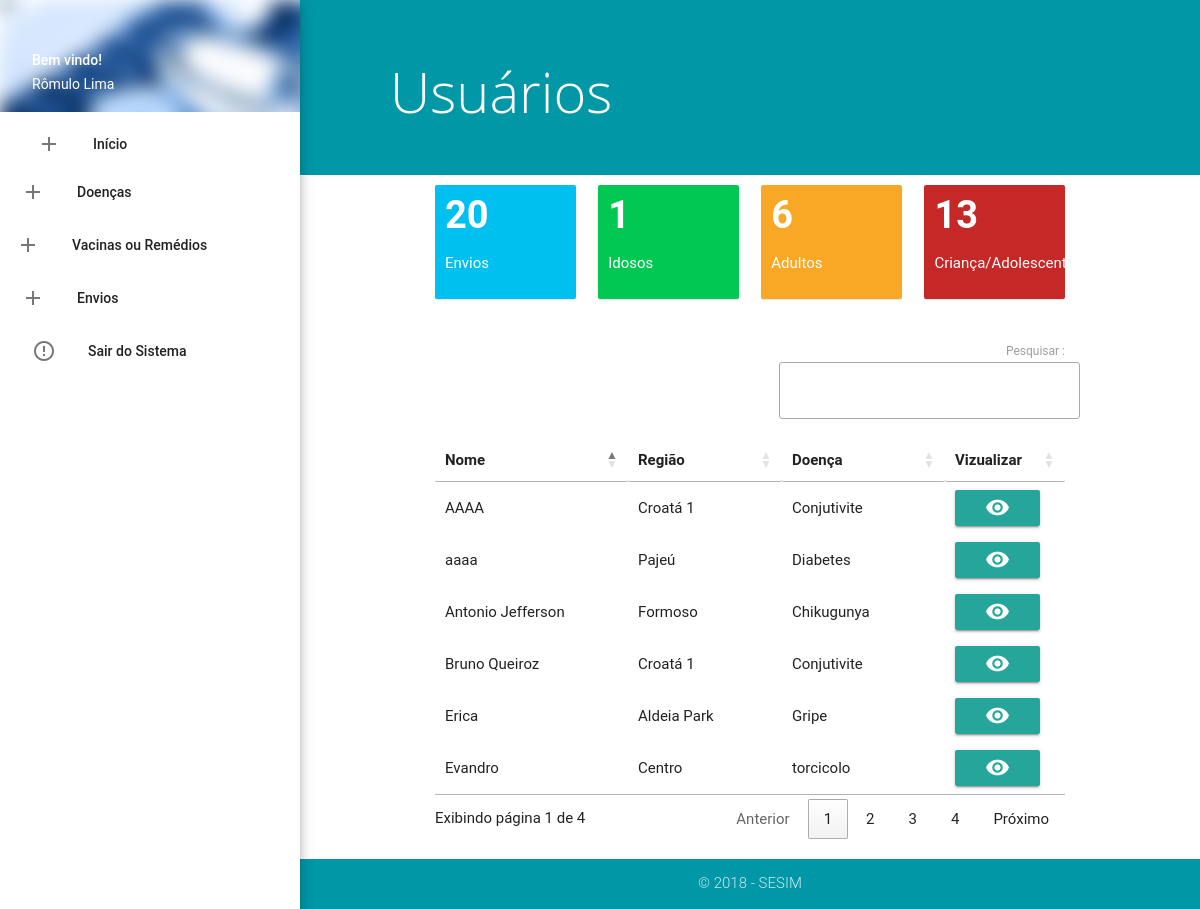
/tcc/admin/duser.php (signed in), run on the app's committed database.
### tables this page shows
CREATE TABLE `tb_grafico` (
  `id_grafico` int(11) NOT NULL,
  `nome` varchar(250) NOT NULL,
  `genero` varchar(45) NOT NULL,
  `localidade` varchar(250) NOT NULL,
  `tipo_doenca` varchar(250) NOT NULL,
  `idade` varchar(45) NOT NULL
);

### tcc/admin/duser.php (the view, shortened to what this page needs)
<!DOCTYPE html>
<html>
  <head>
    <?php include('include/header.php'); ?>
  </head>
  <body>
    <?php include('include/menu.php'); ?>
    <main>
      <?php
      include('../config/conect.php');
$envios = 'SELECT * FROM tb_grafico';
        try{
          $result=$con->prepare($envios);
          $result->execute();
          $qenvios = $result->rowCount();
        }catch(PDOException $e){
          echo "ERRO DE PDO :".$e->getMessage();
        }
 $idade='SELECT idade, count(idade) AS qt FROM tb_grafico GROUP BY idade ORDER BY count(idade) ASC LIMIT 3';
      try{
        $result = $con->prepare($idade);
        $result->execute();
            for($i = 0; $i < 3; $i++){
$show = $result->FETCH(PDO::FETCH_OBJ);
 $tipo = $show->idade;
 $quantidade = $show->qt;
 $vetor[$i] = $tipo;
 $qnt[$i] = $quantidade;
         }
      }catch(PDOException $e){
        echo "<b>Erro de select no PDO</b> ".$e->getMessage();
      }
       ?>
    <section class="content">
        <div class="page-announce valign-wrapper cyan darken-2"><h1 class="page-announce-text valign">Usuários</h1></div>
  <div class="container">
    <div class="row">
              <div class="col l3 s6">
          <div class="small-box bg-aqua">
            <div class="inner">
              <h3><?php echo $qenvios ?></h3>
              <p>Envios</p>
            </div>
            <div class="icon">
              <i class="ion ion-person-add"></i>
            </div>
          </div>
          </div>
                        <div class="col l3 s6">
          <div class="small-box green accent-4">
            <div class="inner">
              <h3><?php echo $qnt[0];?></h3>
              <p><?php echo $vetor[0];?>s</p>
            </div>
            <div class="icon">
              <i class="ion ion-person-add"></i>
            </div>
          </div>
          </div>
                        <div class="col l3 s6">
          <div class="small-box yellow darken-3">
            <div class="inner">
              <h3><?php echo $qnt[1];?></h3>
              <p><?php echo $vetor[1];?>s</p>
            </div>
            <div class="icon">
              <i class="ion ion-person-add"></i>
            </div>
          </div>
          </div>
                        <div class="col l3 s6">
          <div class="small-box red darken-3">
            <div class="inner">
              <h3><?php echo $qnt[2];?></h3>
              <p><?php echo $vetor[2];?></p>
            </div>
            <div class="icon">
              <i class="ion ion-person-add"></i>
            </div>
          </div>
          </div>
    </div>
    <table id="example" class="mdl-data-table" style="height:100px;">
      <thead>
        <tr>
          <th>Nome</th>
          <th>Região</th>
          <th>Doença</th>
          <th>Vizualizar</th>
        </tr>
      </thead>
      <tbody>
        <?php
                      $select = "SELECT * FROM tb_grafico ORDER BY id_grafico DESC";
                       try {
                          $result = $con->prepare($select);
                          $result->execute();
                          $contar = $result->rowCount();
                              if ($contar>0) {
                                              while ($exibir = $result->FETCH(PDO::FETCH_OBJ)) { ?>
          <tr>
            <td><?php echo $exibir->nome; ?></td>
            <td><?php echo $exibir->localidade; ?></td>
            <td><?php echo $exibir->tipo_doenca; ?></td>
            <td><a href="ver-user.php?id=<?php echo $exibir->id_grafico; ?>" class="waves-effect waves-light btn"><i class="material-icons" style="font-size:25px;">visibility
            </i></a></td>
          </tr>
                    <?php
                                            }
                                          }else{
                                            echo '<div class="alert alert-danger"> <strong>Aviso ! </strong> Não há há dados cadastrados :(</div>';
                                          }
                      }catch (PDOException $e) {
                        echo '<div class ="alert alert-danger">Algo deu errado, por favor tente novamente :( </div>';
                      }
                ?>
      </tbody>
    </table>
  </div>
    </section>
    </main>
    <?php include('include/rodape.php'); ?>
  </body>
</html>

### tcc/admin/include/header.php (shortened to what this page needs)
    <link rel="stylesheet" type="text/css" href="https://cdn.datatables.net/1.10.16/css/jquery.dataTables.css">
<link rel="stylesheet" type="text/css" href="https://cdnjs.cloudflare.com/ajax/libs/material-design-lite/1.1.0/material.min.css">
<link rel="stylesheet" type="text/css" href="https://cdn.datatables.net/1.10.16/css/dataTables.material.min.css">
<link href="assets/css/font-awesome.min.css" rel="stylesheet" type="text/css" />
<link href="../assets/css/ionicons.min.css" rel="stylesheet" type="text/css" />
<link rel="stylesheet" href="assets/css/materialize.min.css">
<link href="assets/css/custom.css" rel="stylesheet" type="text/css" />

### tcc/admin/include/menu.php (shortened to what this page needs)
 <?php
    include ('../config/conect.php');
  $select="SELECT * FROM tb_admin WHERE email_admin='".$_SESSION['loginAdmin']."'";
  try{
    $result = $con->prepare($select);
    $result->bindParam(':id',$id,PDO::PARAM_INT);
    $result->execute();
    $contar = $result-> rowCount();
    if ($contar > 0) {
      while ($show = $result->FETCH(PDO::FETCH_OBJ)) {
         $nome = $show->nome_admin;
       }
     }else{
      echo '<div class="alert alert-danger"><strong>Aviso!</strong> Não há dados com o id (parametro) informado :(</div>';
     }
  }catch(PDOException $e){
    echo "<b>Erro de select no PDO</b> ".$e->getMessage();
  }
  ?>
<ul id="slide-out" class="side-nav fixed z-depth-4">
  <li>
    <div class="userView">
      <div class="background">
        <img src="assets/img/admin.jpg" style="filter: blur(10px);">
      </div>
      <a href="home.php"><span class="white-text name">Bem vindo!</span></a>
      <a href="home.php"><span class="white-text email"><?php echo utf8_encode($nome); ?></span></a>
    </div>
  </li>
  <li>
    <form class="sidebar-form">
      <li><a href="home.php"><i class="material-icons left">add</i>Início</a></li>
          <li class="no-padding">
    <ul class="collapsible collapsible-accordion">
      <li>
        <a class="collapsible-header"><i class="material-icons left">add</i>Doenças</a>
      </li>
    </ul>
  </form>
  </li>
  <li class="no-padding">
    <ul class="collapsible collapsible-accordion">
      <li>
        <a class="collapsible-header"><i class="material-icons left">add</i>Vacinas ou Remédios</a>
      </li>
    </ul>
  </li>
        <li>
    <form class="sidebar-form">
          <li class="no-padding">
    <ul class="collapsible collapsible-accordion">
      <li>
        <a class="collapsible-header"><i class="material-icons left">add</i>Envios</a>
      </li>
    </ul>
  </form>
  </li>
   <li><a href="?sair" onclick="return confirm('Deseja realmente sair do sistema?')"><i class="material-icons">error_outline</i>Sair do Sistema</a></li>
</ul>

### tcc/admin/include/rodape.php (shortened to what this page needs)
<footer class="page-footer cyan darken-2">
      <div class="footer-copyright">
        <div class="container">
          <center>© 2018 - SESIM</center>
        </div>
      </div>
    </footer>

### tcc/admin/assets/css/custom.css (style rules this page uses)
@media (min-width:993px) { main, footer { padding-left: 300px; } }
form.sidebar-form { margin: 5px; }
div.page-announce { min-height: 175px; height: auto; background-color: #f4425c; padding: 40px; margin-bottom: 10px; }
h1.page-announce-text { font-family: 'Open Sans', sans-serif; font-weight: 100; font-size: 56px; color: #fff; line-height: 0.5em; margin-left: 50px; }
body { display: flex; min-height: 100vh; flex-direction: column; }
main { flex: 1 0 auto; }
.bg-aqua { background-color: #00c0ef !important; }
.small-box { border-radius: 2px; position: relative; display: block; margin-bottom: 20px; box-shadow: 0 1px 1px rgba(0, 0, 0, 0.1); }
.small-box>.inner { padding: 10px; }
.small-box h3 { font-size: 38px; font-weight: bold; margin: 0 0 10px 0; white-space: nowrap; padding: 0; color: #fff; }
.small-box p { color: #fff; }
.small-box .icon { -webkit-transition: all .3s linear; -o-transition: all .3s linear; transition: all .3s linear; position: absolute; top: -10px; right: 10px; z-index: 0; font-size: 90px; color: rgba(0, 0, 0, 0.15); }
.page-footer { padding-top: 0 !important; background-color: #f4425c; margin-top: 20px; }
.footer-copyright { background-color: inherit !important; }

### data on the page
tb_grafico: nome "Evandro", localidade "Centro", tipo_doenca "torcicolo"
tb_grafico: nome "Erica", localidade "Aldeia Park", tipo_doenca "Gripe"
tb_grafico: nome "AAAA", localidade "Croatá 1", tipo_doenca "Conjutivite"
tb_grafico: nome "Bruno Queiroz", localidade "Croatá 1", tipo_doenca "Conjutivite"
tb_grafico: nome "Antonio Jefferson", localidade "Formoso", tipo_doenca "Chikugunya"
tb_grafico: nome "aaaa", localidade "Pajeú", tipo_doenca "Diabetes"

### other printed values
utf8_encode($nome) "Rômulo Lima"
$qenvios "20"
$qnt[0] "1"
$vetor[0] "Idoso"
$qnt[1] "6"
$vetor[1] "Adulto"
$qnt[2] "13"
$vetor[2] "Criança/Adolescente"
